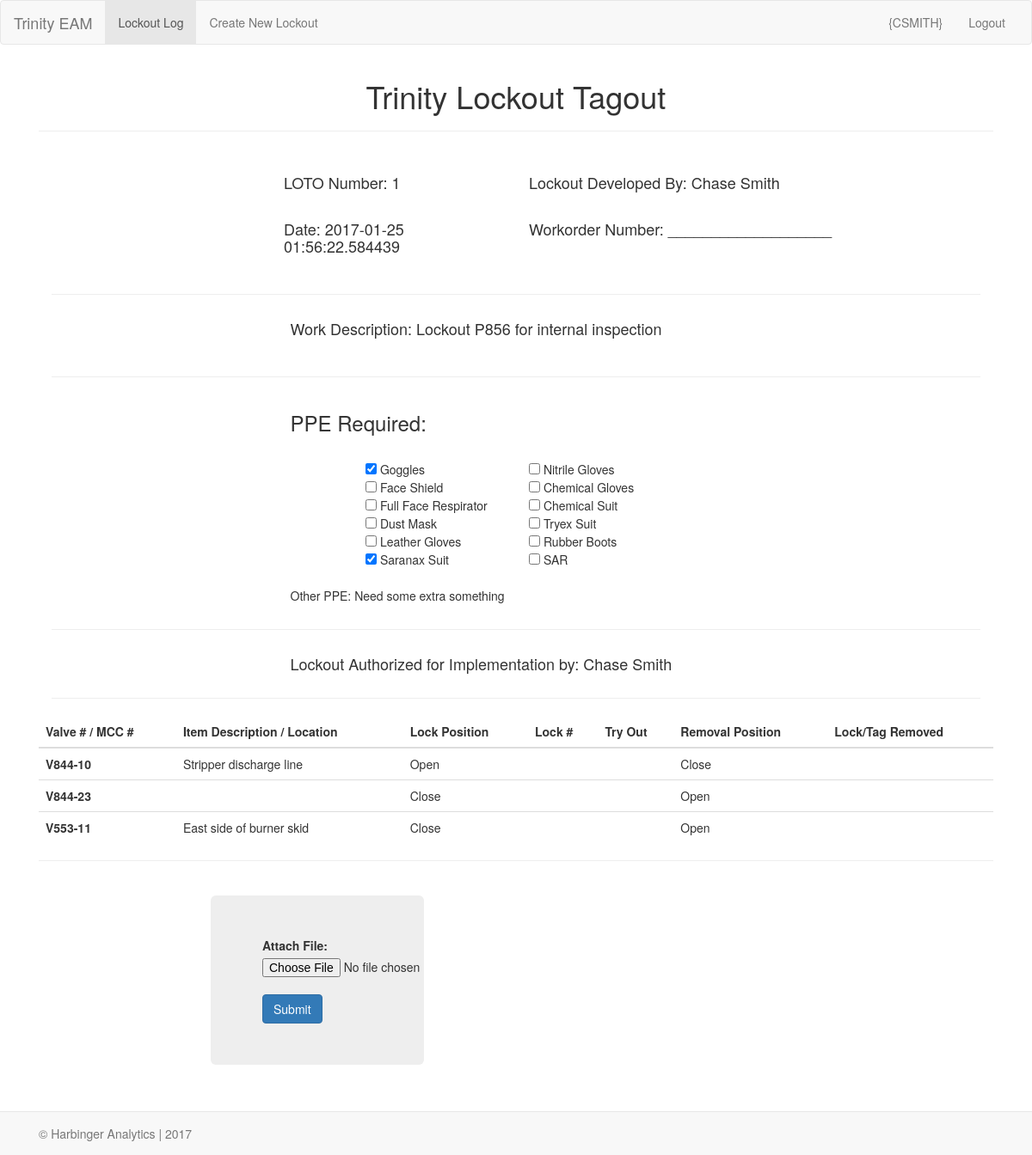
Before: /upload with the older database file.
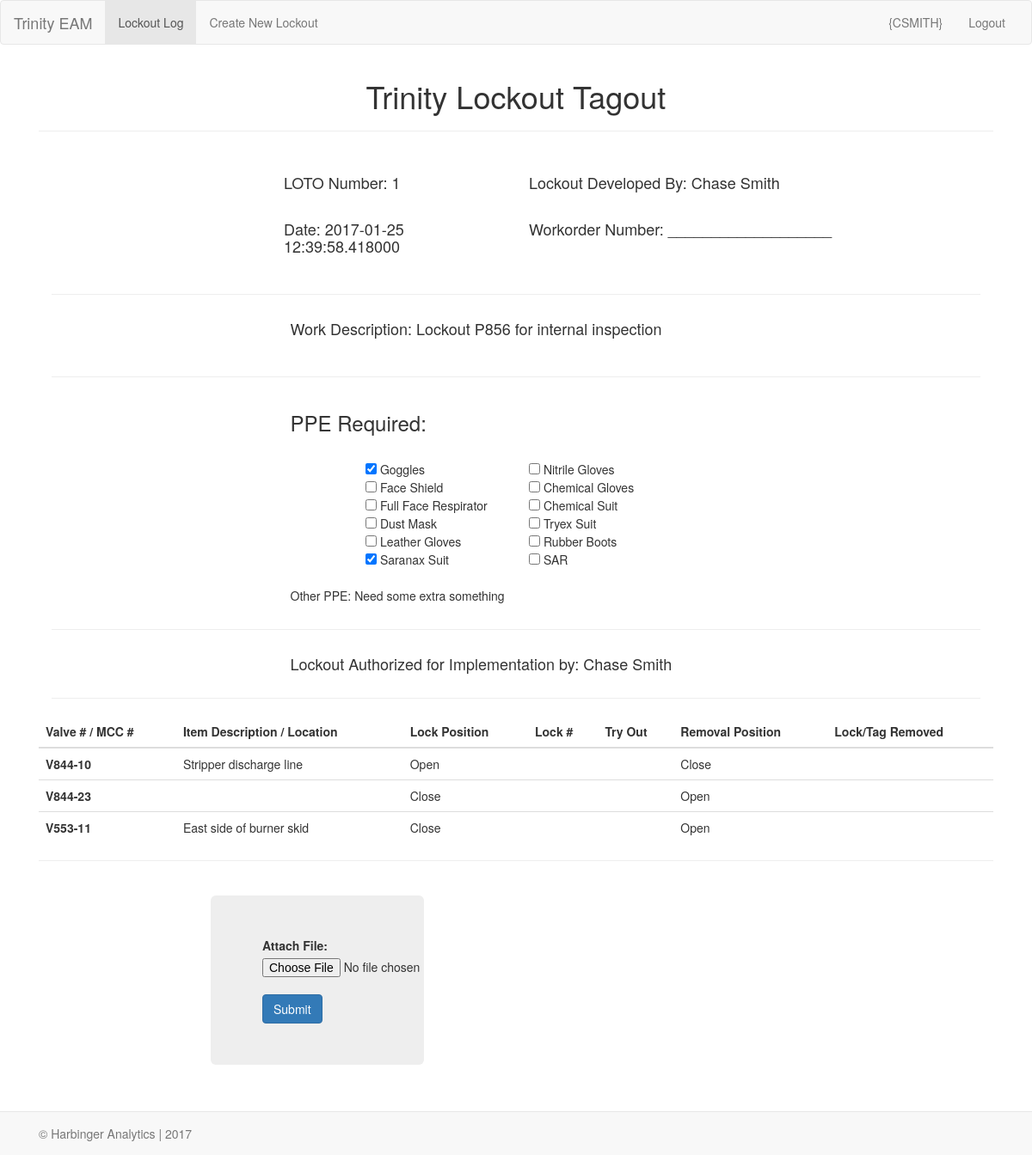
After: the same page with the newer database file.
### models.py (models this page shows, shortened)
class Lockout(db.Model):
    __tablename__="lockout"
    id=db.Column(db.Integer, primary_key=True)
    description=db.Column(db.String(200), nullable=False)
    lockout_author = db.relationship('User', backref=db.backref('lockout_author', lazy='dynamic'))
    user_id=db.Column('user_id', db.Integer, db.ForeignKey('user.id'))
    filename=db.Column(db.String(300), nullable=True)
    data=db.column(db.LargeBinary)
    date=db.Column(db.DateTime)
    ppe=db.Column(db.String(50), nullable=True)

### app.py (the view)
@app.route('/upload', methods = ['GET','POST'])
def upload():
    if request.method == 'POST':
        files = request.files['inputFile']
        this_file=db.session.query(Lockout).first()
        this_file.filename=filename=files.filename
        this_file.data=files.read()
        db.session.commit()
        return render_template('upload.html')
    else:
        lockout=db.session.query(Lockout).first()
        lockout_line=db.session.query(Lockout_Line).all()
    return render_template('upload.html', lockout=lockout, lockout_line=lockout_line)

### templates/upload.html
{% extends "base.html" %}
{% import "bootstrap/wtf.html" as wtf %}
{% block content %}
<div class="container-fluid">
  <div class="text-center">
    <h1> Trinity Lockout Tagout </h1>
    <hr>
    <br>
  </div>
  <div class="row">
    <div class="col-xs-3 col-xs-offset-3 form-group">
      <h4> LOTO Number: {{ lockout.id }} </h4>
    </div>
    <div class="col-xs-6 form-group">
      <h4>Lockout Developed By: {{ lockout.lockout_author.first_name }} {{ lockout.lockout_author.last_name }}</h4>
    </div>
    <div class="col-xs-3 col-xs-offset-3 form-group">
      <h4>Date: {{ lockout.date }}</h4>
    </div>
    <div class="col-xs-6 form-group">
      <h4>Workorder Number: ___________________</h4>
    </div>
  </div>
  <div class="col-xs-12">
    <hr>
  </div>
  <div class="col-xs-9 col-xs-offset-3 form-group">
    <h4>Work Description: {{ lockout. description }}</h4>
  </div>
  <div class="col-xs-12">
    <hr>
  </div>
  <div class="col-xs-9 col-xs-offset-3">
    <h3> PPE Required: </h3>
    <br>
  </div>
  <div class="row">
    <div class="col-xs-2 col-xs-offset-4 form-group">
      <input type="checkbox" name="goggles" value="yes"  checked> Goggles<br>
      <input type="checkbox" name="faceshield" value="yes"> Face Shield<br>
      <input type="checkbox" name="fullfacerespirator" value="yes"> Full Face Respirator<br>
      <input type="checkbox" name="dustmask" value="yes"> Dust Mask<br>
      <input type="checkbox" name="leathergloves" value="yes"> Leather Gloves<br>
      <input type="checkbox" name="saranaxsuit" value="yes" checked> Saranax Suit<br>
    </div>
    <div class="col-xs-2 form-group">
      <input type="checkbox" name="nitrilegloves" value="yes"> Nitrile Gloves<br>
      <input type="checkbox" name="chemicalgloves" value="yes"> Chemical Gloves<br>
      <input type="checkbox" name="chemicalsuit" value="yes"> Chemical Suit<br>
      <input type="checkbox" name="tyrexsuit" value="yes"> Tryex Suit<br>
      <input type="checkbox" name="rubberboots" value="yes"> Rubber Boots<br>
      <input type="checkbox" name="sar" value="yes"> SAR<br>
    </div>
  </div>
  <div class="col-xs-9 col-xs-offset-3">
    <h5> Other PPE: {{ lockout.ppe }} </h5>
  </div>
  <div class="col-xs-12">
    <hr>
  </div>
  <div class="col-xs-9 col-xs-offset-3">
    <h4>Lockout Authorized for Implementation by: {{ lockout.lockout_author.first_name }} {{ lockout.lockout_author.last_name }}</h4>
  </div>
  <div class="col-xs-12">
    <hr>
  </div>
<div>
  <table class="table">
    <thead>
      <tr>
        <th>Valve # / MCC #</th>
        <th>Item Description / Location</th>
        <th>Lock Position</th>
        <th>Lock #</th>
        <th>Try Out</th>
        <th>Removal Position</th>
        <th>Lock/Tag Removed</th>
      </tr>
    </thead>
    <tbody>
  {% for each in lockout_line %}
      <tr>
        <th scope="row">{{ each.valve_number}}</th>
          <td>{{ each.description }}</td>
          <td>{{ each.lock_position }}</td>
          <td></td>
          <td></td>
          <td>{{ each.removal_position }}</td>
          <td></td>
      </tr>
  {% endfor %}
    </tbody>
  </table>
</div>
<div>
    <hr>
    <br>
    <form method=POST enctype=multipart/form-data action="{{ url_for('upload') }}">
      <div class="col-xs-3 col-xs-offset-2 form-group">
        <div class="jumbotron">
        <label class="control-label">Attach File:</label>
        <input id="attach" type="file" class="file" name="inputFile">
        <br>
        <button type="submit" class="btn btn-primary">Submit</button>
      </div>
    </div>
    </form>
  </div>
  </div>
{% endblock %}

Changed rows visible on the page:
changed Lockout "Lockout P856 for internal inspection": date "2017-01-25 01:56:22.584439" → "2017-01-25 12:39:58.418000"
